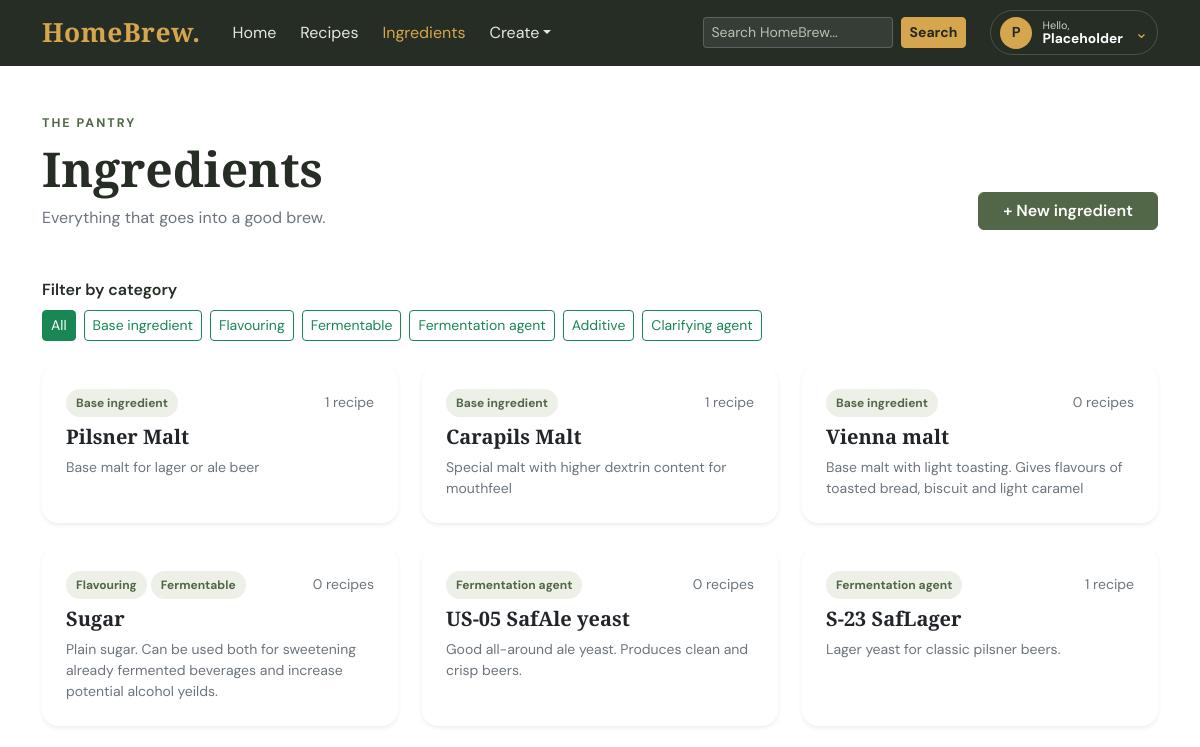
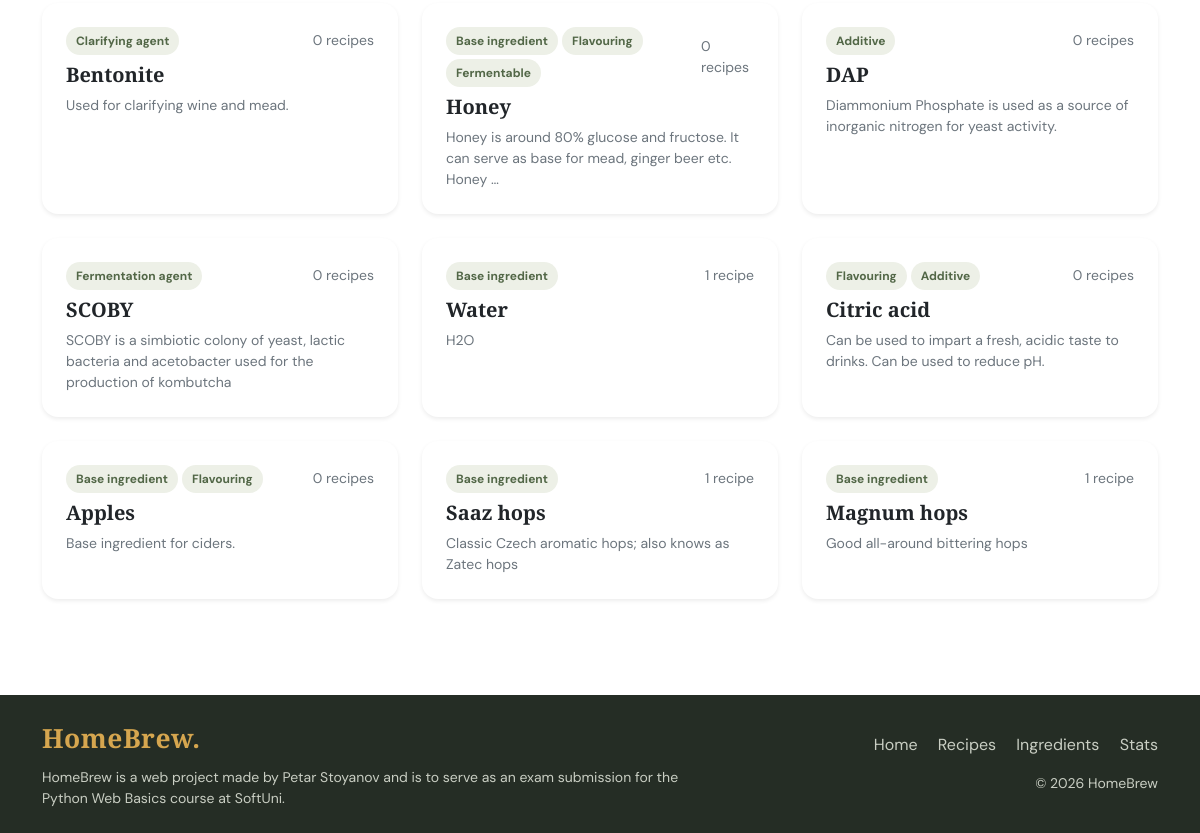
The app's page /catalog/, older data (2 pictures, top to bottom).
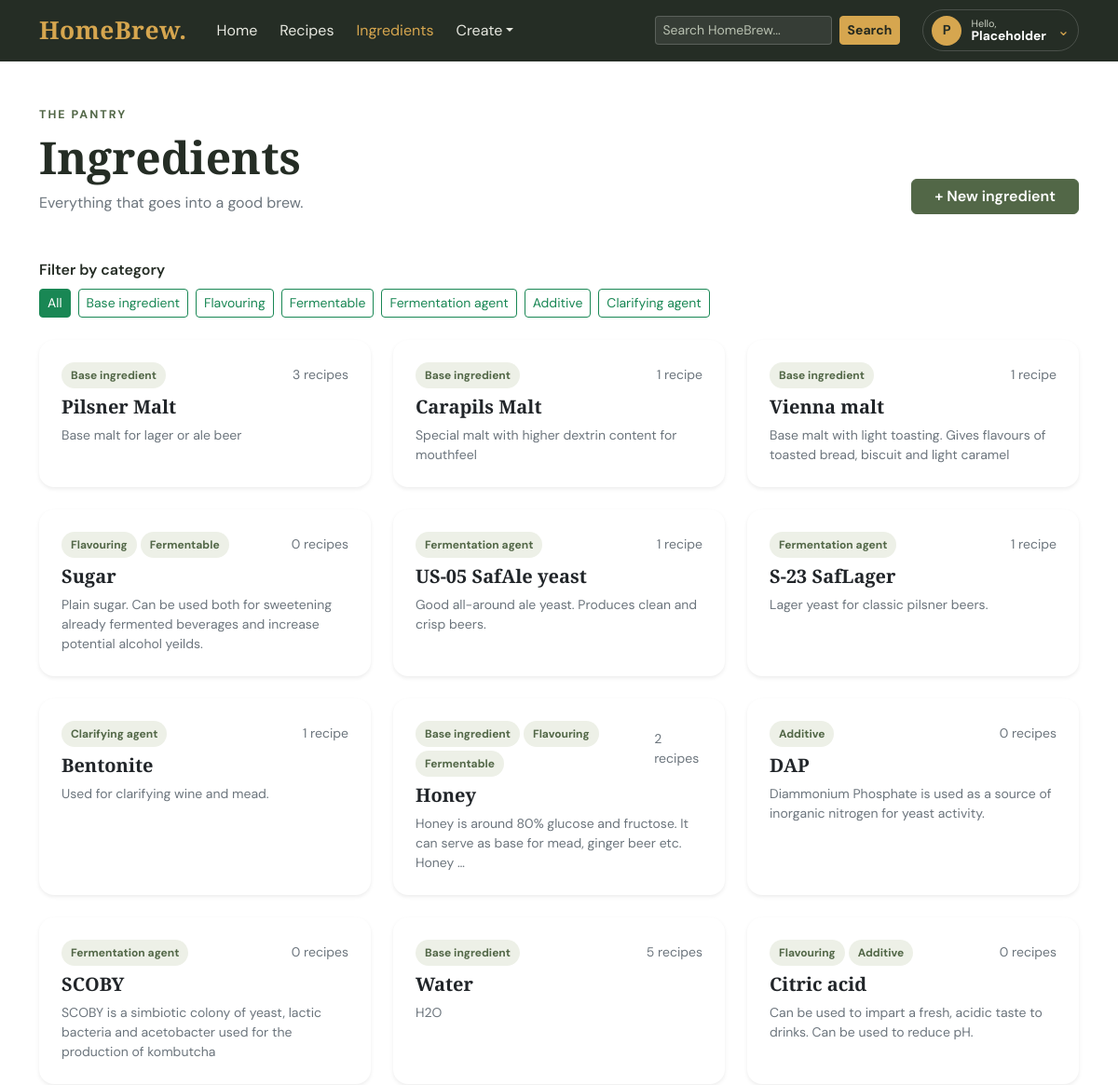
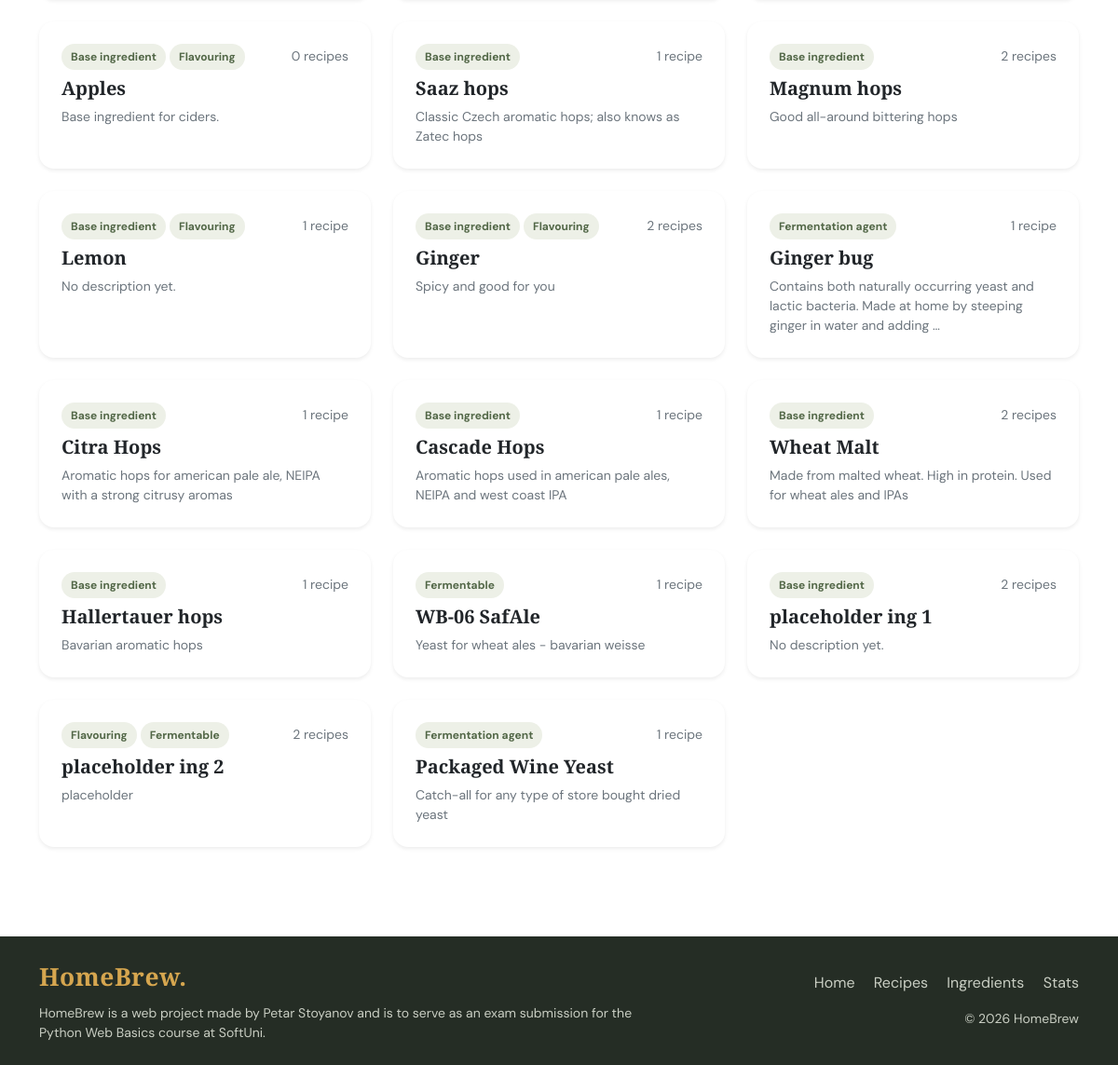
The same page, newer data (2 pictures, top to bottom).
### catalog/models.py (models this page shows, shortened)
class Ingredient(TimestampMixin):
    class CategoryChoices(models.TextChoices):
        BASE = "Base", "Base ingredient"
        FLAVOURING = "Flavouring", "Flavouring"
        FERMENTABLE = "Fermentable", "Fermentable"
        FERMENTATION_AGENT = "Fermentation Agent", "Fermentation agent"
        ADDITIVE = "Additive", "Additive"
        CLARIFYING_AGENT = "Clarifying Agent", "Clarifying agent"
    name = models.CharField(max_length=50)
    categories = models.JSONField(default=list)
    description = models.TextField(blank=True, null=True)
    @property
    def category_labels(self):
        choices = dict(self.CategoryChoices.choices)
        labels = [choices.get(l, l) for l in self.categories]
        return labels

### catalog/views.py (the view)
# urls.py: path('', IngredientListView.as_view(), name='ingredient-list'),
class IngredientListView(ListView):
    model = Ingredient
    template_name = 'catalog/ingredient-list.html'
    context_object_name = 'ingredients'
    def get_queryset(self):
        qs = super().get_queryset()
        category = self.request.GET.get('category')
        if category in Ingredient.CategoryChoices.values:
            qs = qs.filter(categories__icontains=category)
        return qs

### templates/catalog/ingredient-list.html (shortened to what this page needs)
{% extends 'base.html' %}
{% block content %}
<div class="container py-5">
<div class="d-flex flex-column flex-md-row justify-content-between align-items-md-end gap-3 mb-5">
    <div>
        <p class="page-label mb-2">The pantry</p>
        <h1 class="display-5 fw-bold">Ingredients</h1>
        <p class="text-secondary mb-0">Everything that goes into a good brew.</p>
    </div>
    <a href="{% url 'catalog:ingredient-create' %}" class="btn btn-brew-green px-4">
        + New ingredient
    </a>
</div>
<div class="mb-4">
    <p class="fw-semibold mb-2">Filter by category</p>
    <div class="d-flex flex-wrap gap-2">
        <a href="{% url 'catalog:ingredient-list' %}"
           class="btn btn-sm btn-outline-success {% if not request.GET.category %}active{% endif %}">
            All
        </a>
        <a href="{% url 'catalog:ingredient-list' %}?category=Base"
           class="btn btn-sm btn-outline-success {% if request.GET.category == 'Base' %}active{% endif %}">
            Base ingredient
        </a>
        <a href="{% url 'catalog:ingredient-list' %}?category=Flavouring"
           class="btn btn-sm btn-outline-success {% if request.GET.category == 'Flavouring' %}active{% endif %}">
            Flavouring
        </a>
        <a href="{% url 'catalog:ingredient-list' %}?category=Fermentable"
           class="btn btn-sm btn-outline-success {% if request.GET.category == 'Fermentable' %}active{% endif %}">
            Fermentable
        </a>
        <a href="{% url 'catalog:ingredient-list' %}?category=Fermentation%20Agent"
           class="btn btn-sm btn-outline-success {% if request.GET.category == 'Fermentation Agent' %}active{% endif %}">
            Fermentation agent
        </a>
        <a href="{% url 'catalog:ingredient-list' %}?category=Additive"
           class="btn btn-sm btn-outline-success {% if request.GET.category == 'Additive' %}active{% endif %}">
            Additive
        </a>
        <a href="{% url 'catalog:ingredient-list' %}?category=Clarifying%20Agent"
           class="btn btn-sm btn-outline-success {% if request.GET.category == 'Clarifying Agent' %}active{% endif %}">
            Clarifying agent
        </a>
    </div>
</div>
<div class="row g-4">
    {% for ingredient in ingredients %}
        <div class="col-md-6 col-lg-4">
            <article class="ingredient-card card h-100 border-0 shadow-sm">
                <div class="card-body p-4 d-flex flex-column">
                    <div class="d-flex justify-content-between align-items-center mb-2">
                        <div class="d-flex flex-wrap gap-1">
                            {% for label in ingredient.category_labels %}
                                <span class="recipe-tag">{{ label }}</span>
                            {% endfor %}
                        </div>
                        <span class="small text-secondary">
                            {{ ingredient.recipes.count }} recipe{{ ingredient.recipes.count|pluralize }}
                        </span>
                    </div>
                    <h2 class="h5 fw-bold">
                        <a href="{% url 'catalog:ingredient-details' ingredient.pk %}"
                           class="text-decoration-none text-reset stretched-link">
                            {{ ingredient.name }}
                        </a>
                    </h2>
                    <p class="text-secondary small mb-0">
                        {{ ingredient.description|default:"No description yet."|truncatewords:18 }}
                    </p>
                </div>
            </article>
        </div>
    {% endfor %}
</div>
</div>
{% endblock %}

Row changes from the older to the newer data that the page shows:
computed for Ingredient "Pilsner Malt": recipes.count "1" → "3"
computed for Ingredient "Vienna malt": recipes.count "0" → "1"
computed for Ingredient "US-05 SafAle yeast": recipes.count "0" → "1"
computed for Ingredient "Bentonite": recipes.count "0" → "1"
computed for Ingredient "Honey": recipes.count "0" → "2"
computed for Ingredient "Water": recipes.count "1" → "5"
computed for Ingredient "Magnum hops": recipes.count "1" → "2"
added Ingredient: category_labels "Base ingredient" "Flavouring", recipes.count "1", name "Lemon", description "No description yet."
added Ingredient: category_labels "Base ingredient" "Flavouring", recipes.count "2", name "Ginger", description "Spicy and good for you"
added Ingredient: category_labels "Fermentation agent", recipes.count "1", name "Ginger bug", description "Contains both naturally occurring yeast and lactic bacteria. Made at home by steeping ginger in water and adding …"
added Ingredient: category_labels "Base ingredient", recipes.count "1", name "Citra Hops", description "Aromatic hops for american pale ale, NEIPA with a strong citrusy aromas"
added Ingredient: category_labels "Base ingredient", recipes.count "1", name "Cascade Hops", description "Aromatic hops used in american pale ales, NEIPA and west coast IPA"
added Ingredient: category_labels "Base ingredient", recipes.count "2", name "Wheat Malt", description "Made from malted wheat. High in protein. Used for wheat ales and IPAs"
added Ingredient: category_labels "Base ingredient", recipes.count "1", name "Hallertauer hops", description "Bavarian aromatic hops"
added Ingredient: category_labels "Fermentable", recipes.count "1", name "WB-06 SafAle", description "Yeast for wheat ales - bavarian weisse"
added Ingredient: category_labels "Base ingredient", recipes.count "2", name "placeholder ing 1", description "No description yet."
added Ingredient: category_labels "Flavouring" "Fermentable", recipes.count "2", name "placeholder ing 2", description "placeholder"
added Ingredient: category_labels "Fermentation agent", recipes.count "1", name "Packaged Wine Yeast", description "Catch-all for any type of store bought dried yeast"
